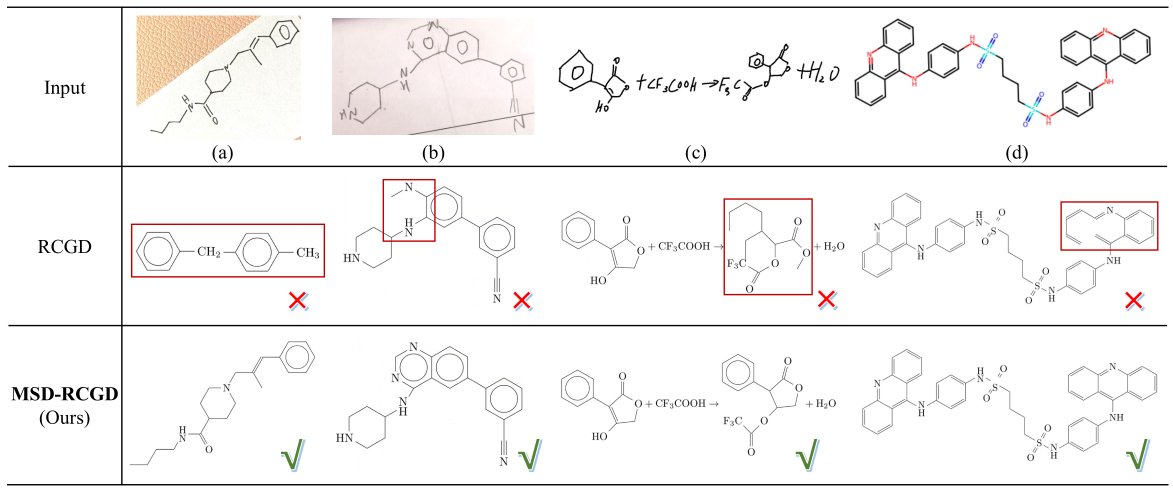
#> input picture img/Case_study.png, 2346 x 981 px (shown at 1/2 size)
$ python -i utils.py   (imports and definitions only)
#> lines starting #> are read from the running program, lines starting #| are printed output that depends on the picture; after the words box and inside, x2 and y2 are one past the last pixel; in counts of white or black regions, pixels touching at a corner belong together
# -*- coding: utf-8 -*-
from __future__ import absolute_import
import logging
import numpy
import sys, os
import time
import codecs
import cv2
import codecs
import torch
import json
logger = logging.getLogger()

from PIL import Image, ImageDraw, ImageFont

def counting_char_height(bbox_img, polygon):
    # prepare
    polygon = numpy.asarray(polygon).astype("int32")
    min_rect = cv2.minAreaRect(polygon)
    width, height = min_rect[1]
    if min_rect[2] < -45:
        height, width = min_rect[1]
    if height > width * 4:
        height = width
    bbox_img = bbox_img.copy()
    if len(bbox_img.shape) == 3 and bbox_img.shape[2] == 3:
        bbox_img = cv2.cvtColor(bbox_img, cv2.COLOR_RGB2GRAY) # input is RGB from PIL Image

    # get polygon_img
    mask = numpy.zeros(bbox_img.shape[:2], numpy.uint8)
    cv2.drawContours(mask, [polygon], -1, (255, 255, 255), -1, cv2.LINE_AA)
    dst_img = cv2.bitwise_and(bbox_img, bbox_img, mask=mask)
    bg_img = numpy.ones_like(bbox_img, numpy.uint8)*255
    cv2.bitwise_not(bg_img, bg_img, mask=mask)
    polygon_img = bg_img + dst_img

    # get threshold
    blur_img = cv2.GaussianBlur(bbox_img, (5,5), 0)
    polygon_img = cv2.GaussianBlur(polygon_img, (5,5), 0)
    ret, _ = cv2.threshold(bbox_img, 0, 255, cv2.THRESH_BINARY+cv2.THRESH_OTSU)
    ret, bin_img = cv2.threshold(polygon_img, ret, 255, cv2.THRESH_BINARY)

    # filter contour
    bin_img = 255 - bin_img
    temp_bin_img = bin_img.copy()
    contours, hierarchy = cv2.findContours(temp_bin_img, cv2.RETR_CCOMP, cv2.CHAIN_APPROX_SIMPLE)
    temp_bin_img = numpy.zeros_like(temp_bin_img)

    avg_height = 0
    count = 0
    bp_thresh = 0.8 if height < 64 else 0.5
    for i, c in enumerate(contours):
        if hierarchy[0][i,-1] != -1:
            continue
        rect = cv2.boundingRect(c)
        if rect[2] > 5 and rect[3] > 10:
            min_rect = cv2.minAreaRect(c)
            roi_area = bin_img[rect[1]:(rect[1] + rect[3]), rect[0]:(rect[0] + rect[2])]
            pixel_num = roi_area.sum() / 255.0
            area = min_rect[1][0] * min_rect[1][1]
            if area == 0:
                continue
            bp_ratio = pixel_num / area
            scale = (rect[2] * rect[3]) / area
            if bp_ratio > bp_thresh or scale > 2:
                continue
            avg_height += rect[3]
            count += 1
    if count == 0:
        return height/3, 1
    avg_height /= count
    return avg_height, count


def norm_by_height(scr_img, norm_h=40, contours=None, img_fix_char_height=None):
#> called with norm_h = 40
    if img_fix_char_height is None:
        if contours is None:
            img_height = scr_img.shape[0]
#> img_height = 981
            img_width = scr_img.shape[1]
#> img_width = 2346
            contours = [[[0, 0], [0, img_height], [img_width, img_height], [img_width, 0]]]

        total_height = 0
        total_count = 0
        for contour in contours:
            contour = numpy.round(numpy.array(contour)).reshape(-1, 2).astype(numpy.int32)
            cur_image = scr_img.copy()
            cur_mask = numpy.zeros([cur_image.shape[0], cur_image.shape[1]], dtype=numpy.int32)
            cv2.fillPoly(
                cur_mask,
                [contour],
                1
            )
            # cur_image[cur_mask==0] = 255
            x1 = numpy.min(contour[:, 0])
            y1 = numpy.min(contour[:, 1])
            x2 = numpy.max(contour[:, 0])
            y2 = numpy.max(contour[:, 1])
            cur_image = cur_image[y1:y2+1, x1:x2+1]
            contour[:, 0] = contour[:, 0] - x1
            contour[:, 1] = contour[:, 1] - y1

            if (cur_image.shape[0] != 0) and (cur_image.shape[1] != 0):
                cur_avg_height, cur_count = counting_char_height(cur_image, contour.tolist())
                total_height += cur_avg_height * cur_count
                total_count += cur_count
#> this loop made 1 pass
#> (ret in counting_char_height, cur_avg_height, cur_count, total_height, total_count) on pass 1: (157, 64.72, 54, 3495, 54)
#> pass 1, in counting_char_height, `bbox_img = cv2.cvtColor(bbox_img, cv2.COLOR_RGB2GRAY)`:
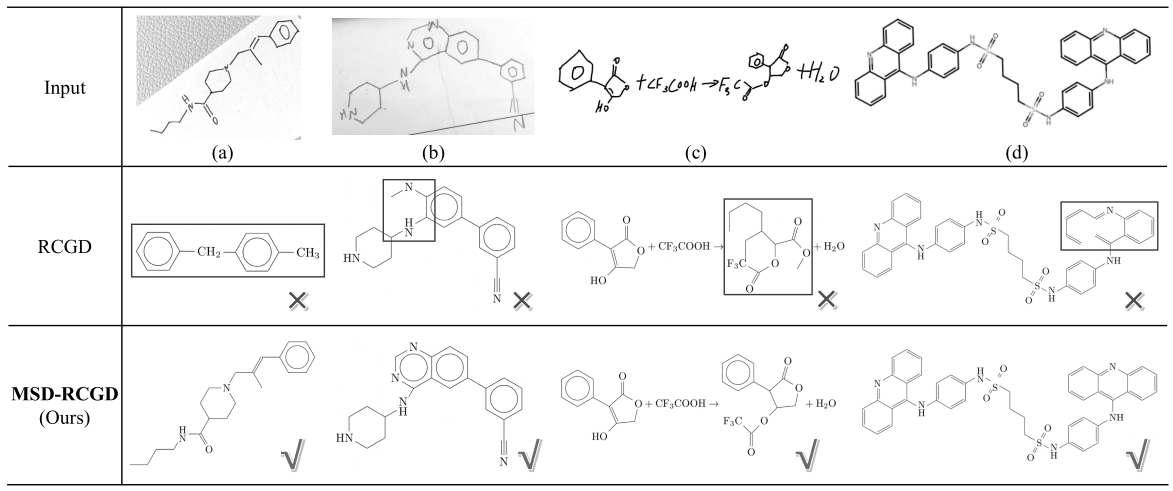
#> bbox_img: shape (981, 2346) (shown at 1/2 size); min 0, max 255, mean 245.4
#> pass 1, in counting_char_height, `ret, bin_img = cv2.threshold(polygon_img, ret, 255, cv2.THRESH_BINARY)`:
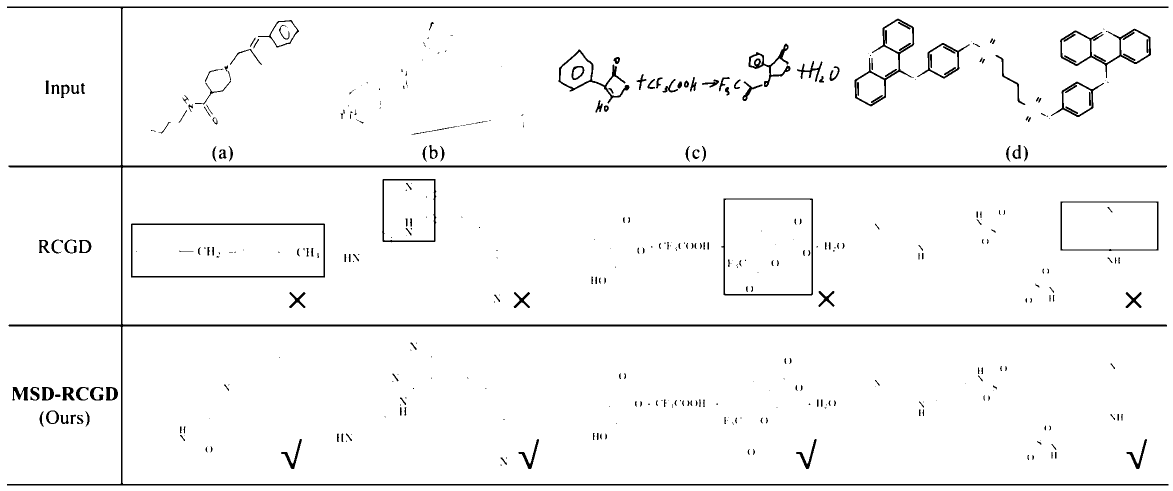
#> bin_img: shape (981, 2346) (shown at 1/2 size); 96.8% white; 391 black regions (142 under 20 px), largest, box (x1, y1, x2, y2) and area: (14, 13, 2337, 971) 35311, (262, 447, 650, 555) 2938, (2120, 57, 2302, 156) 2409
#> pass 1, in counting_char_height, `bin_img = 255 - bin_img`:
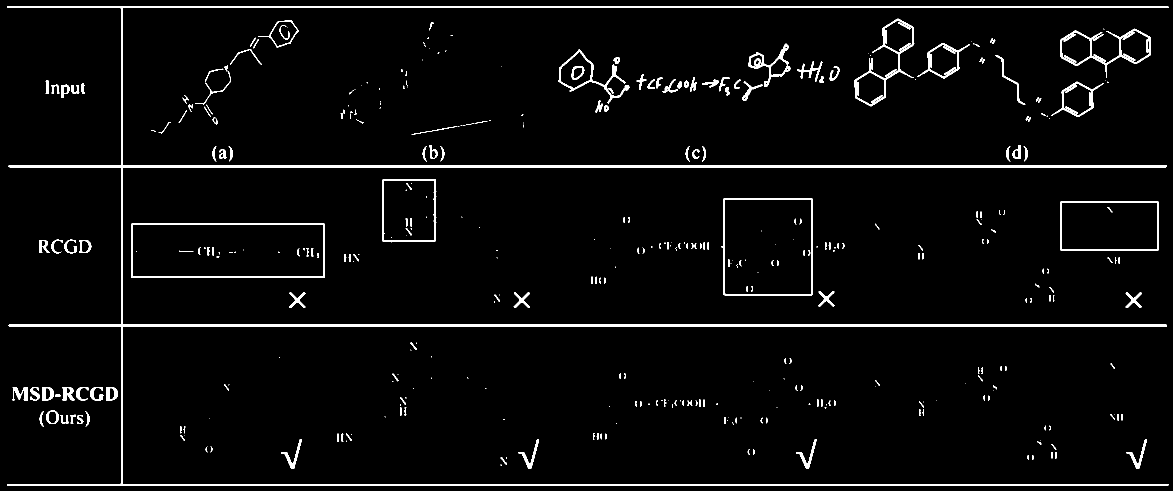
#> bin_img: shape (981, 2346) (shown at 1/2 size); 3.2% white; 391 white regions (142 under 20 px), largest, box (x1, y1, x2, y2) and area: (14, 13, 2337, 971) 35311, (262, 447, 650, 555) 2938, (2120, 57, 2302, 156) 2409
#> after the loop: cur_mask: shape (981, 2346) int32; every value is 1
#> after the loop, total_count = 54; total_height = 3495

        if total_count == 0:
            avg_height = norm_h
        else:
            avg_height = total_height/total_count
#> avg_height = 64.72

        if avg_height == 0:
            avg_height = norm_h
    else:
        avg_height = img_fix_char_height

    ratio = float(norm_h) / avg_height
#> ratio = 0.618

    shape = scr_img.shape
#> shape = (981, 2346, 3)
    if int(shape[1] * ratio) < 5 or int(shape[0] * ratio < 5):
        return None, ratio
    if int(shape[1] * ratio) > 2400 or int(shape[0] * ratio) > 2400:
        ratio_h = 2400 / float(shape[1])
        ratio_w = 2400 / float(shape[0])
        ratio = min(ratio_h, ratio_w)

    return cv2.resize(scr_img, (int(shape[1] * ratio), int(shape[0] * ratio))), ratio

# [17 lines left out: function read_image, not called in this run]


class Vocab(object):
    # [24 lines left out: function __init__, not called in this run]

    def getVocSize(self):
        return self._vocab_size

    def getWord(self, id):
        return self._id2word[id] if id in self._id2word else self.unk

    def getID(self, word):
        return self._word2id[word] if word in self._word2id else self.unk_id

    def words2indices(self, words):
        return [self.getID(w) for w in words]

    def indices2words(self, id_list):
        return [self.getWord(i) for i in id_list]

    def indices2label(self, id_list):
        words = self.indices2words(id_list)
        return " ".join(words)

    @property
    def word2id(self):
        return self._word2id

    @property
    def id2word(self):
        return self._id2word

    def get_eos(self):
        return self._word2id['</s>']

    def get_sos(self):
        return self._word2id['<s>']


class AccPerformance(object):
    def __init__(self, ignores={}):
        self.reset()
        self._ignores = ignores

    # [170 lines left out: functions reset, _edit_dist, _edit_dist_ylhu, evaluate, evaluate_ytz, get_performance and 4 more, not called in this run]

>>> import cv2
>>> picture = cv2.cvtColor(cv2.imread('../img/Case_study.png'), cv2.COLOR_BGR2RGB)
>>> result = norm_by_height(picture)

$ run again, on img/Generalization.png
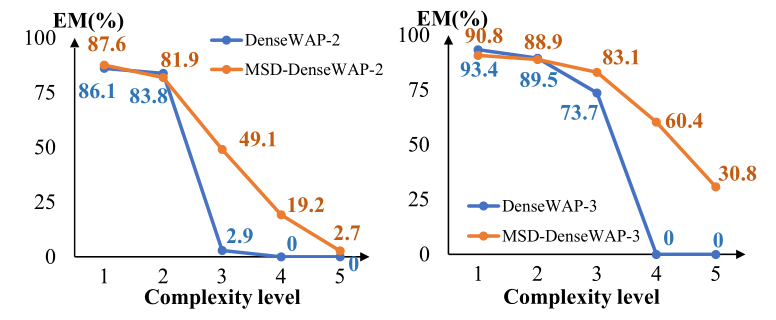
#> input picture img/Generalization.png, 776 x 320 px
#> the loop in norm_by_height, `for contour in contours:` made 1 pass
#> (ret in counting_char_height, cur_avg_height, cur_count, total_height, total_count) on pass 1: (175, 84.83, 6, 509, 6)
#> pass 1, in counting_char_height, `blur_img = cv2.GaussianBlur(bbox_img, (5,5), 0)`:
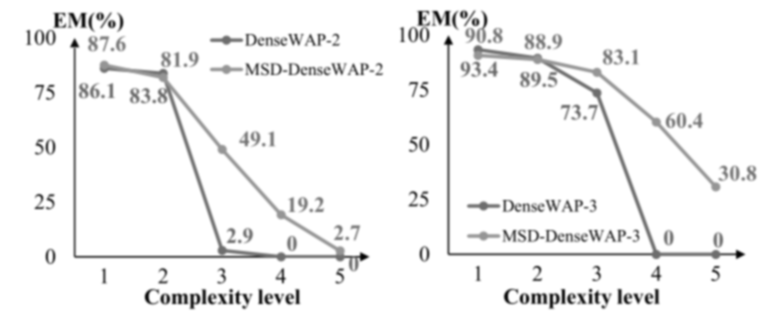
#> blur_img: shape (320, 776); min 1, max 255, mean 243.3
#> pass 1, in counting_char_height, `ret, bin_img = cv2.threshold(polygon_img, ret, 255, cv2.THRESH_BINARY)`:
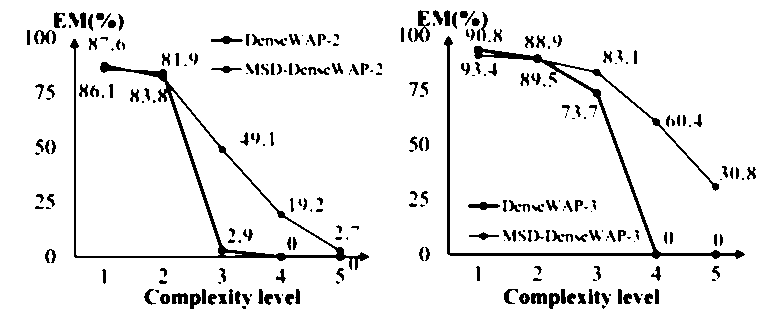
#> bin_img: shape (320, 776); 93.3% white; 264 black regions (84 under 20 px), largest, box (x1, y1, x2, y2) and area: (444, 36, 745, 259) 3527, (70, 39, 369, 270) 3199, (414, 10, 430, 42) 239
#> after the loop in norm_by_height, `for contour in contours:`: total_count = 6; total_height = 509
#> in norm_by_height, `avg_height = total_height/total_count`: avg_height = 84.83
#> ratio = 0.472

$ run again, on img/Introduction.png
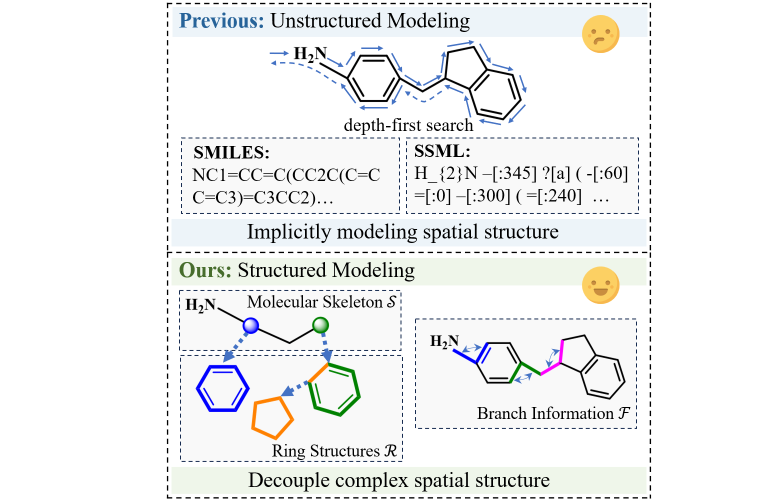
#> input picture img/Introduction.png, 1562 x 1004 px (shown at 1/2 size)
#> the loop in norm_by_height, `for contour in contours:` made 1 pass
#> (ret in counting_char_height, cur_avg_height, cur_count, total_height, total_count) on pass 1: (147, 29.88, 86, 2570, 86)
#> pass 1, in counting_char_height, `ret, bin_img = cv2.threshold(polygon_img, ret, 255, cv2.THRESH_BINARY)`:
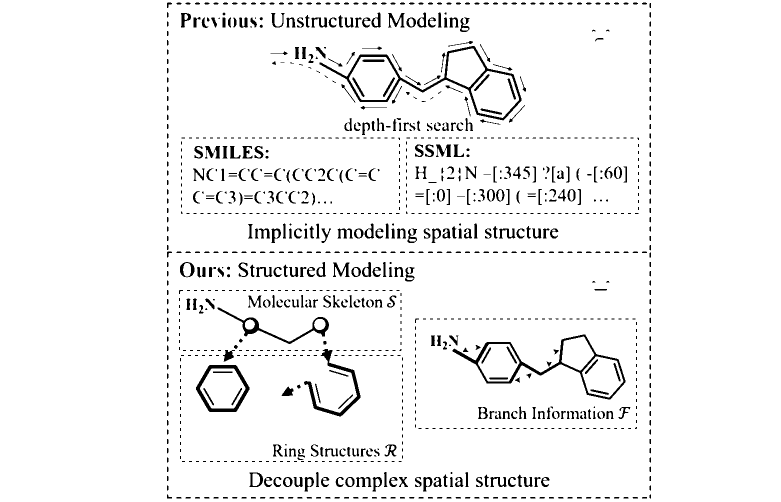
#> bin_img: shape (1004, 1562) (shown at 1/2 size); 95.3% white; 1149 black regions (517 under 20 px), largest, box (x1, y1, x2, y2) and area: (639, 92, 1043, 241) 4447, (905, 669, 1251, 799) 3957, (392, 730, 499, 824) 2155
#> pass 1, in counting_char_height, `bin_img = 255 - bin_img`:
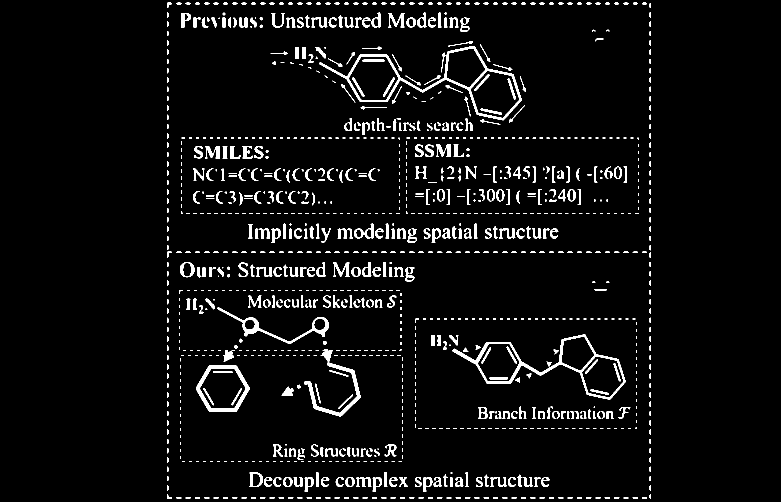
#> bin_img: shape (1004, 1562) (shown at 1/2 size); 4.7% white; 1149 white regions (517 under 20 px), largest, box (x1, y1, x2, y2) and area: (639, 92, 1043, 241) 4447, (905, 669, 1251, 799) 3957, (392, 730, 499, 824) 2155
#> after the loop in norm_by_height, `for contour in contours:`: total_count = 86; total_height = 2570
#> in norm_by_height, `avg_height = total_height/total_count`: avg_height = 29.88
#> ratio = 1.34
